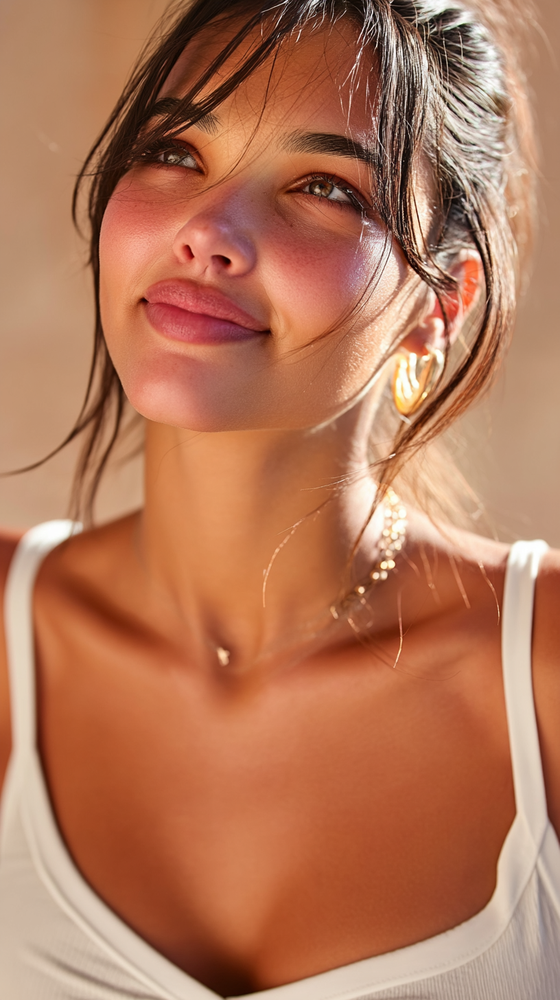
#> input picture References/Midjourney/beauty_portrait_of_a_beautiful_21_year_old_woman_Egyptian-Bra_72ff5bb4-6892-42d0-b486-5291e5cccce4_0.png, 560 x 1000 px, shrunk from 816 x 1456 before the run
$ python skin_realism_eval.py --generated ../References/Midjourney --reference ../References/Midjourney   (older library calls are emulated)
#> lines starting #> are read from the running program, lines starting #| are printed output that depends on the picture; after the words box and inside, x2 and y2 are one past the last pixel; in counts of white or black regions, pixels touching at a corner belong together
### evals/load_thresholds.py
#!/usr/bin/env python3
"""Load centralized threshold policy with safe fallbacks."""

from __future__ import annotations

import argparse
import copy
import json
from pathlib import Path
from typing import Any

DEFAULT_THRESHOLDS: dict[str, Any] = {
    "face_similarity": {
        "pass_threshold": 0.60,
        "warn_threshold": 0.50,
        "metric": "cosine_similarity",
        "description": "InsightFace embedding cosine similarity between generated and reference faces",
    },
    "skin_realism": {
        "texture_pass_threshold": 0.60,
        "color_naturalness_pass_threshold": 0.55,
        "overall_pass_threshold": 0.60,
        "description": "Laplacian variance + skin-tone histogram comparison",
    },
    "scorecard": {
        "grade_boundaries": {
            "A": 0.85,
            "B": 0.70,
            "C": 0.55,
            "D": 0.40,
            "F": 0.0,
        },
        "promotion_minimum_grade": "C",
        "description": "Combined face similarity + skin realism weighted average",
    },
    "context_budget": {
        "claude_md_max_lines": 120,
        "goals_max_lines": 10,
        "patterns_max_lines": 10,
        "session_learnings_max_lines": 80,
        "total_max_lines": 220,
    },
    "freshness": {
        "max_age_days": 7,
        "ci_max_age_days": 14,
    },
}


# [63 lines left out: functions _fallback_safe_load, _deep_merge, not called in this run]


def resolve_thresholds_path(project_root: Path | None, thresholds_path: Path | None) -> Path:
    if thresholds_path is not None:
        return thresholds_path.resolve()
    if project_root is not None:
        return (project_root / "evals" / "thresholds.yaml").resolve()
    return (Path(__file__).resolve().parent / "thresholds.yaml").resolve()


def load_thresholds(project_root: Path | None = None, thresholds_path: Path | None = None) -> dict[str, Any]:
    path = resolve_thresholds_path(project_root=project_root, thresholds_path=thresholds_path)
    merged = copy.deepcopy(DEFAULT_THRESHOLDS)
    if not path.exists():
        return merged

    text = path.read_text(encoding="utf-8", errors="ignore")
    try:
        import yaml  # type: ignore

        parsed = yaml.safe_load(text)  # required primary parser
    except ImportError:
        parsed = _fallback_safe_load(text)
    except Exception:
        return merged

    if not isinstance(parsed, dict):
        return merged
    return _deep_merge(merged, parsed)


# [12 lines left out: functions parse_args, main, not called in this run]


# [2 lines that do not run on import are left out]

### evals/skin_realism_eval.py
#!/usr/bin/env python3
"""Heuristic skin realism evaluation for generated images."""

from __future__ import annotations

import argparse
import importlib
import json
import math
import subprocess
import sys
from pathlib import Path
from typing import Any

SCRIPT_DIR = Path(__file__).resolve().parent
if str(SCRIPT_DIR) not in sys.path:
    sys.path.insert(0, str(SCRIPT_DIR))

from load_thresholds import load_thresholds

REQUIRED_PACKAGES = {
    "numpy": "1.26.4",
    "opencv-python-headless": "4.9.0.80",
}

IMAGE_EXTENSIONS = {".jpg", ".jpeg", ".png", ".webp", ".bmp"}


def ensure_dependencies(skip_install: bool) -> None:
#> called with skip_install = False
    missing: list[str] = []
    import_names = {"opencv-python-headless": "cv2"}
    for package, version in REQUIRED_PACKAGES.items():
        import_name = import_names.get(package, package)
        try:
            importlib.import_module(import_name)
        except Exception:  # noqa: BLE001
            missing.append(f"{package}=={version}")

    if not missing:
        return
    if skip_install:
        raise RuntimeError("Missing dependencies: " + ", ".join(missing))
    subprocess.run([sys.executable, "-m", "pip", "install", "--no-input", *missing], check=True)


def iter_images(path: Path) -> list[Path]:
    images: list[Path] = []
    for candidate in sorted(path.rglob("*")):
        if candidate.is_file() and candidate.suffix.lower() in IMAGE_EXTENSIONS:
            images.append(candidate)
#> pass 2 of the loop in iter_images, `for candidate in sorted(path.rglob("*")):`:
#> pass 2 of the loop in iter_images, `for candidate in sorted(path.rglob("*")):`:
#> in evaluate_skin_realism, ref_img is the input picture: shape (1000, 560, 3); mean B, G, R 88.9, 118.7, 179.3
    return images


def skin_mask(image):
    import cv2
    import numpy as np

    ycrcb = cv2.cvtColor(image, cv2.COLOR_BGR2YCrCb)
    lower = np.array([0, 133, 77], dtype=np.uint8)
    upper = np.array([255, 173, 127], dtype=np.uint8)
    return cv2.inRange(ycrcb, lower, upper)


def laplacian_variance(image) -> float:
    import cv2

    gray = cv2.cvtColor(image, cv2.COLOR_BGR2GRAY)
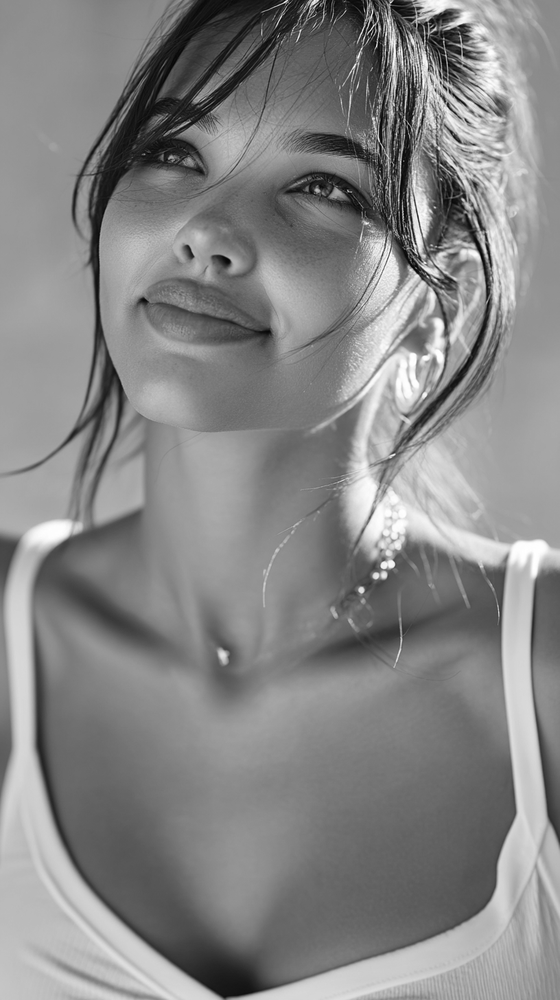
#> gray: shape (1000, 560); min 1, max 255, mean 133.4
    lap = cv2.Laplacian(gray, cv2.CV_64F)
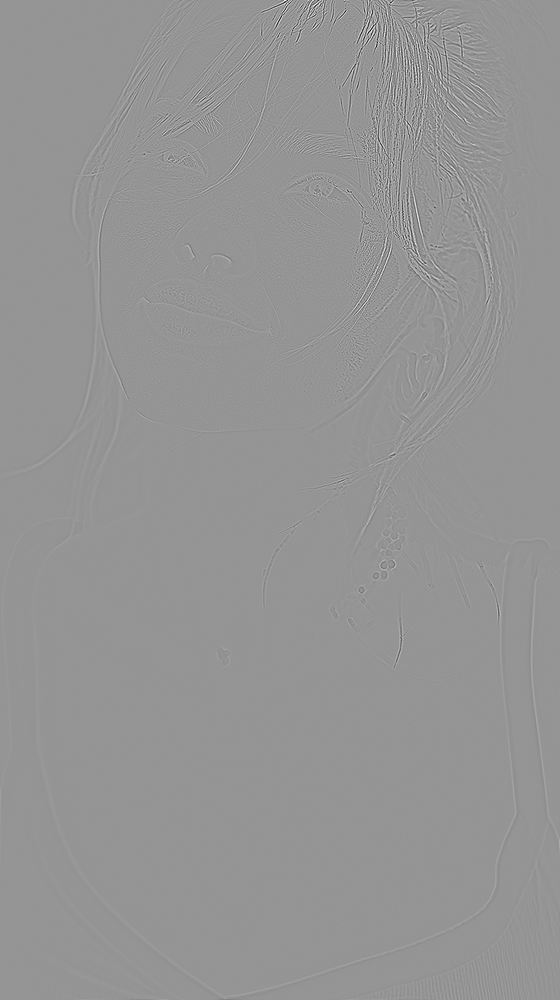
#> lap: shape (1000, 560) float64; min -536, max 381, mean 0; drawn with min black and max white
    return float(lap.var())


def skin_histogram(image) -> tuple[Any, float]:
    import cv2
    import numpy as np

    mask = skin_mask(image)
#> in skin_mask, `ycrcb = cv2.cvtColor(image, cv2.COLOR_BGR2YCrCb)`: ycrcb: shape (1000, 560, 3); mean of channels 0, 1, 2 133.4, 160.7, 102.9
#> in skin_mask, `return cv2.inRange(ycrcb, lower, upper)`:
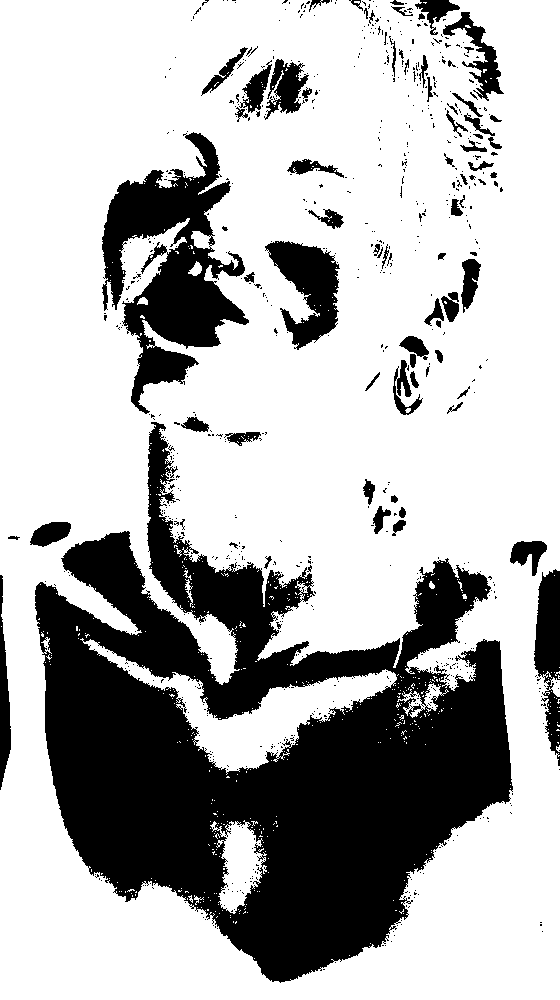
#> returned value: shape (1000, 560); 70.6% white; 755 black regions (677 under 20 px), largest, box (x1, y1, x2, y2) and area: (35, 422, 513, 983) 123701, (102, 132, 249, 414) 17544, (265, 241, 340, 350) 4338
    skin_ratio = float(np.count_nonzero(mask)) / float(mask.size)
#> skin_ratio = 0.706
    if skin_ratio < 0.01:
        # If face coverage is tiny, evaluate color distribution on full image.
        mask = None
        skin_ratio = 0.0

    ycrcb = cv2.cvtColor(image, cv2.COLOR_BGR2YCrCb)
    hist = cv2.calcHist([ycrcb], [1, 2], mask, [32, 32], [0, 256, 0, 256])
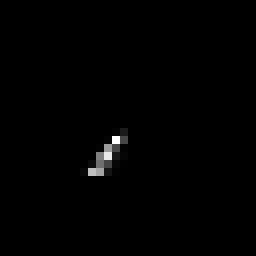
#> hist: shape (32, 32) float32 (shown 8 times larger); min 0, max 63698, mean 386.1; drawn with min black and max white
    hist = cv2.normalize(hist, hist).flatten()
#> hist = 1024 values, max 0.506 at index 558, min 0 at index 0, mean 0.00307
    return hist, skin_ratio


def texture_score(generated_lap: float, reference_lap: float) -> float:
    if reference_lap <= 0:
        return 0.0
    ratio = max(generated_lap / reference_lap, 1e-6)
    # 1.0 at ratio=1, decreases as generated sharpness diverges from reference.
    score = 1.0 - abs(math.log(ratio, 2.0)) / 2.0
    return max(0.0, min(1.0, score))


def color_score(generated_hist, reference_hist) -> float:
    import cv2

    distance = float(cv2.compareHist(generated_hist, reference_hist, cv2.HISTCMP_BHATTACHARYYA))
    return max(0.0, 1.0 - min(1.0, distance))


def evaluate_skin_realism(
    generated_dir: Path,
    reference_dir: Path,
    threshold: float = 0.60,
    texture_threshold: float = 0.60,
    color_threshold: float = 0.55,
    skip_install: bool = False,
) -> dict[str, Any]:
    ensure_dependencies(skip_install=skip_install)

    import cv2
    import numpy as np

    generated_images = iter_images(generated_dir)
    reference_images = iter_images(reference_dir)
    if not generated_images:
        raise RuntimeError(f"No generated images found in: {generated_dir}")
    if not reference_images:
        raise RuntimeError(f"No reference images found in: {reference_dir}")

    ref_laplacians: list[float] = []
    ref_hists: list[Any] = []

    for ref_path in reference_images:
        ref_img = cv2.imread(str(ref_path))
        if ref_img is None:
            continue
        ref_laplacians.append(laplacian_variance(ref_img))
        ref_hist, _ = skin_histogram(ref_img)
#> ref_hist has the same summary as hist in skin_histogram
        ref_hists.append(ref_hist)
#> pass 2 of the loop in evaluate_skin_realism, `for ref_path in reference_images:`:
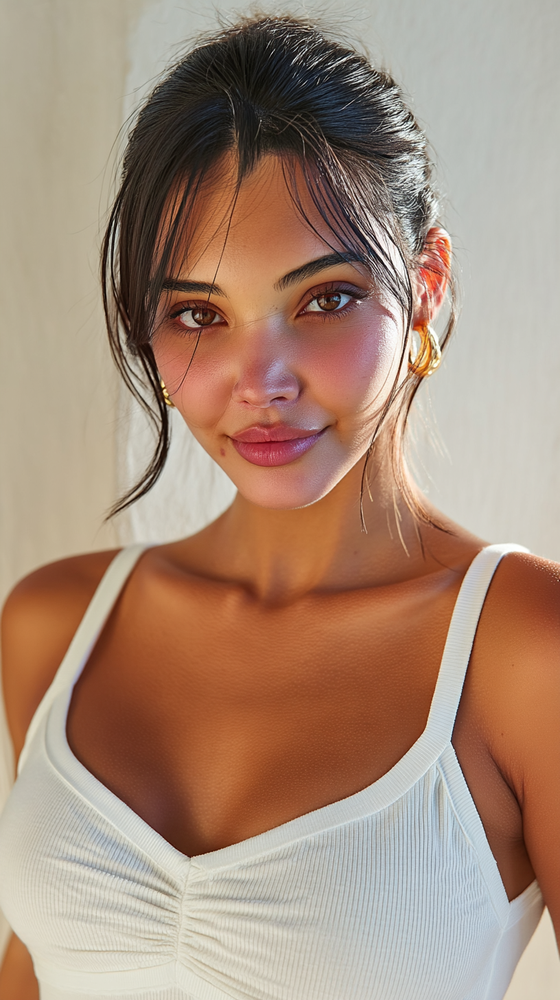
#> input picture References/Midjourney/close-up_headshot_portrait_of_a_beautiful_21_year_old_woman_E_b961f911-7204-4fd3-97c6-9e093f5c40fa_3.png, 560 x 1000 px, shrunk from 816 x 1456 before the run
#> in evaluate_skin_realism, ref_img is the input picture: shape (1000, 560, 3); mean B, G, R 121.4, 140, 167.6
#> ycrcb: shape (1000, 560, 3); mean of channels 0, 1, 2 146.2, 143.3, 114
#> in skin_mask (call 2), `return cv2.inRange(ycrcb, lower, upper)`:
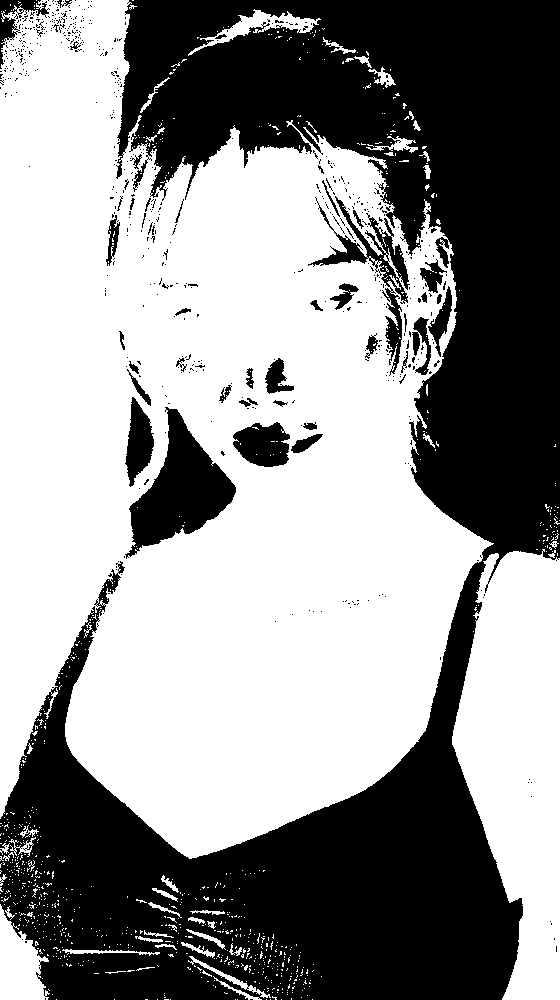
#> returned value: shape (1000, 560); 57.1% white; 613 black regions (571 under 20 px), largest, box (x1, y1, x2, y2) and area: (0, 0, 560, 1000) 219052, (125, 407, 236, 559) 7431, (308, 196, 410, 376) 3138
#> in skin_histogram (call 2), `skin_ratio = float(np.count_nonzero(mask)) / float(mask.size)`: skin_ratio = 0.571
#> in skin_histogram (call 2), `hist = cv2.calcHist([ycrcb], [1, 2], mask, [32, 32], [0, 256, 0, 256])`:
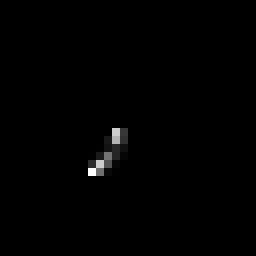
#> hist: shape (32, 32) float32 (shown 8 times larger); min 0, max 54387, mean 312.3; drawn with min black and max white
#> in skin_histogram (call 2), `hist = cv2.normalize(hist, hist).flatten()`: hist = 1024 values, max 0.536 at index 683, min 0 at index 0, mean 0.00308
#> ref_hist has the same summary as hist in skin_histogram

    if not ref_laplacians or not ref_hists:
        raise RuntimeError("Could not derive reference skin metrics.")

    reference_lap = float(np.median(np.array(ref_laplacians)))
#> reference_lap = 824.8
    reference_hist = np.mean(np.stack(ref_hists, axis=0), axis=0)
#> reference_hist = 1024 values, max 0.458 at index 683, min 0 at index 0, mean 0.00307
    reference_hist = cv2.normalize(reference_hist, reference_hist).flatten()
#> reference_hist = 1024 values, max 0.486 at index 683, min 0 at index 0, mean 0.00326

    per_image: list[dict[str, Any]] = []
    for image_path in generated_images:
        image = cv2.imread(str(image_path))
        if image is None:
            continue

        lap = laplacian_variance(image)
#> lap = 606.5
        hist, skin_ratio = skin_histogram(image)
#> hist = 1024 values, max 0.506 at index 558, min 0 at index 0, mean 0.00307; skin_ratio = 0.706
        tex_score = texture_score(lap, reference_lap)
#> in texture_score, `ratio = max(generated_lap / reference_lap, 1e-6)`: ratio = 0.735
#> in texture_score, `score = 1.0 - abs(math.log(ratio, 2.0)) / 2.0`: score = 0.778
#> tex_score = 0.778
        col_score = color_score(hist, reference_hist)
#> in color_score, `distance = float(cv2.compareHist(generated_hist, reference_hist, cv2.H..`: distance = 0.19
#> col_score = 0.81
        overall = 0.55 * tex_score + 0.45 * col_score
#> overall = 0.793

        per_image.append(
            {
                "image": str(image_path),
                "laplacian_variance": lap,
                "skin_pixel_ratio": skin_ratio,
                "texture_score": tex_score,
                "color_naturalness_score": col_score,
                "overall_realism_score": overall,
            }
        )
#> pass 2 of the loop in evaluate_skin_realism, `for image_path in generated_images:`:
#> in evaluate_skin_realism, `lap = laplacian_variance(image)`: lap = 1043.2
#> in evaluate_skin_realism, `hist, skin_ratio = skin_histogram(image)`: hist = 1024 values, max 0.536 at index 683, min 0 at index 0, mean 0.00308; skin_ratio = 0.571
#> tex_score = 0.831
#> col_score = 0.843
#> overall = 0.836

    if not per_image:
        raise RuntimeError("No valid generated images could be evaluated.")

    texture_mean = sum(item["texture_score"] for item in per_image) / len(per_image)
#> texture_mean = 0.804
    color_mean = sum(item["color_naturalness_score"] for item in per_image) / len(per_image)
#> color_mean = 0.827
    overall_mean = sum(item["overall_realism_score"] for item in per_image) / len(per_image)
#> overall_mean = 0.815
    texture_pass = texture_mean >= texture_threshold
#> texture_pass = True
    color_pass = color_mean >= color_threshold
#> color_pass = True
    overall_pass = overall_mean >= threshold
#> overall_pass = True

    return {
        "generated_dir": str(generated_dir),
        "reference_dir": str(reference_dir),
        "threshold": threshold,
        "texture_threshold": texture_threshold,
        "color_naturalness_threshold": color_threshold,
        "images_evaluated": len(per_image),
        "texture_score_mean": texture_mean,
        "color_naturalness_score_mean": color_mean,
        "overall_realism_score_mean": overall_mean,
        "texture_pass": texture_pass,
        "color_naturalness_pass": color_pass,
        "overall_pass": overall_pass,
        "pass": texture_pass and color_pass and overall_pass,
        "per_image": per_image,
    }


def parse_args() -> argparse.Namespace:
    parser = argparse.ArgumentParser(description="Evaluate skin texture and color realism against references.")
    parser.add_argument("--generated", type=Path, required=True, help="Directory of generated images.")
    parser.add_argument("--reference", type=Path, required=True, help="Directory of reference images.")
    parser.add_argument("--threshold", type=float, default=None, help="Overall realism pass threshold.")
    parser.add_argument("--texture-threshold", type=float, default=None)
    parser.add_argument("--color-threshold", type=float, default=None)
    parser.add_argument("--output-json", type=Path, default=None)
    parser.add_argument("--fail-on-threshold", action="store_true")
    parser.add_argument("--skip-install", action="store_true")
    return parser.parse_args()


def main() -> int:
    args = parse_args()
    thresholds = load_thresholds(project_root=Path.cwd())
    skin_policy = thresholds["skin_realism"]
    overall_threshold = (
        args.threshold if args.threshold is not None else float(skin_policy["overall_pass_threshold"])
    )
    texture_threshold = (
        args.texture_threshold
        if args.texture_threshold is not None
        else float(skin_policy["texture_pass_threshold"])
    )
    color_threshold = (
        args.color_threshold
        if args.color_threshold is not None
        else float(skin_policy["color_naturalness_pass_threshold"])
    )

    result = evaluate_skin_realism(
        generated_dir=args.generated,
        reference_dir=args.reference,
        threshold=overall_threshold,
        texture_threshold=texture_threshold,
        color_threshold=color_threshold,
        skip_install=args.skip_install,
    )
#> result = 14 items
    result["policy_defaults"] = {
        "overall": float(skin_policy["overall_pass_threshold"]),
        "texture": float(skin_policy["texture_pass_threshold"]),
        "color": float(skin_policy["color_naturalness_pass_threshold"]),
    }

    if args.output_json:
        args.output_json.parent.mkdir(parents=True, exist_ok=True)
        args.output_json.write_text(json.dumps(result, indent=2), encoding="utf-8")

    print(json.dumps(result, indent=2))
#> (printed output is left out)
    if args.fail_on_threshold and not result["pass"]:
        return 1
    return 0


if __name__ == "__main__":
    raise SystemExit(main())
#> (the program exits here)
